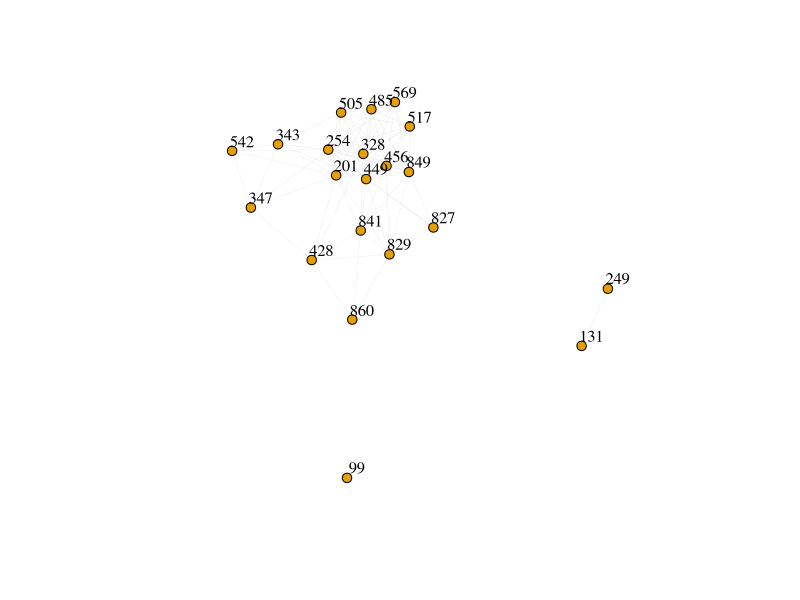
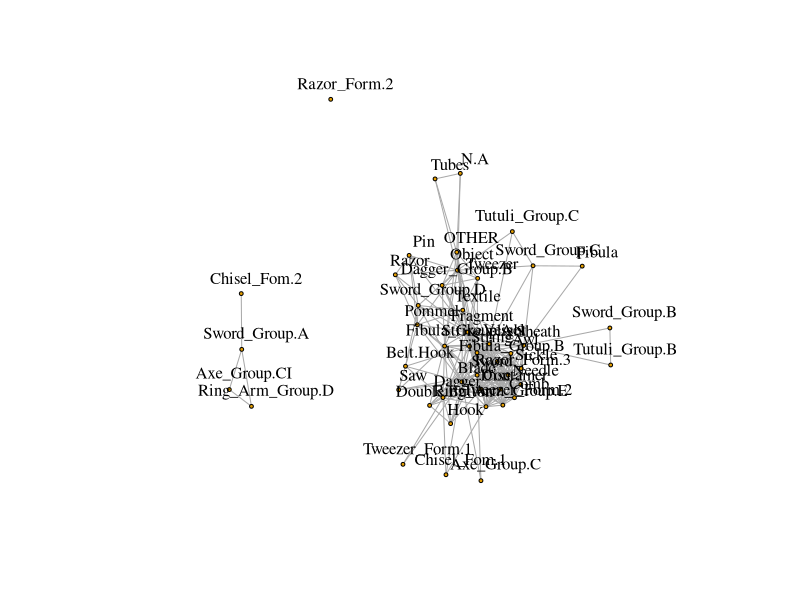
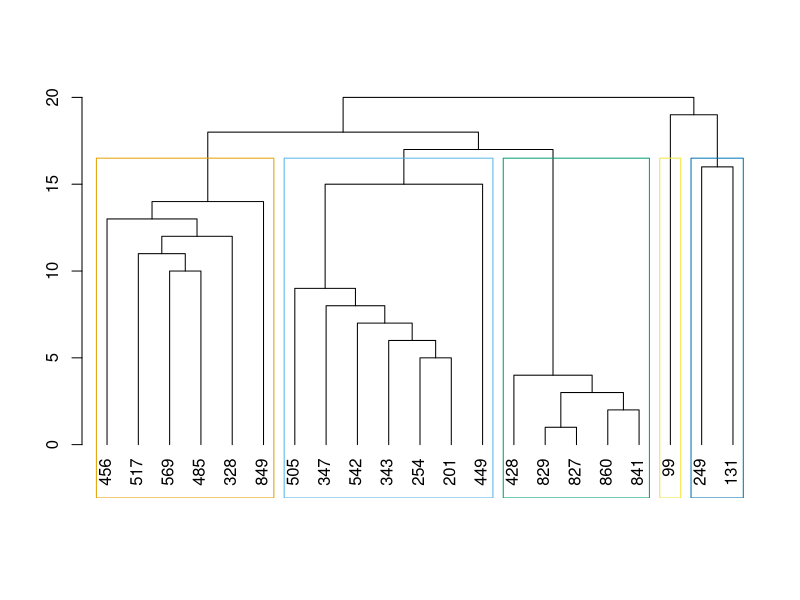
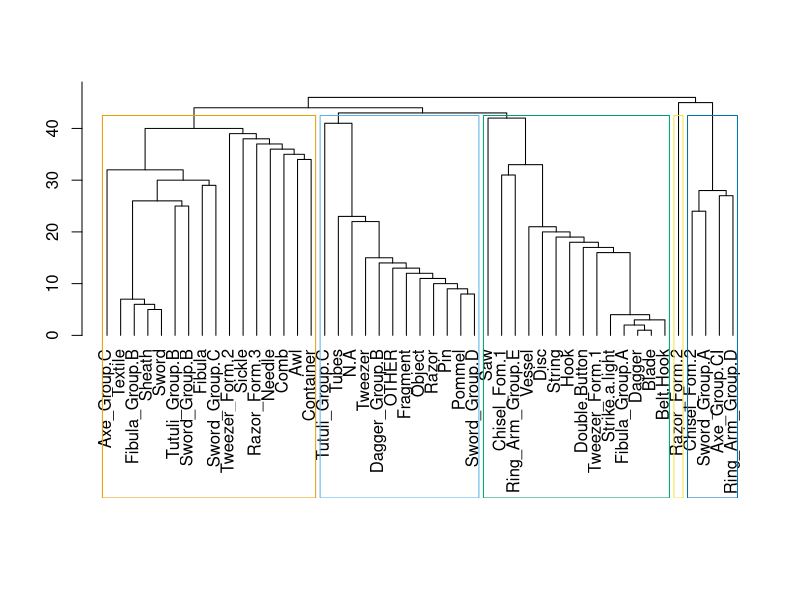
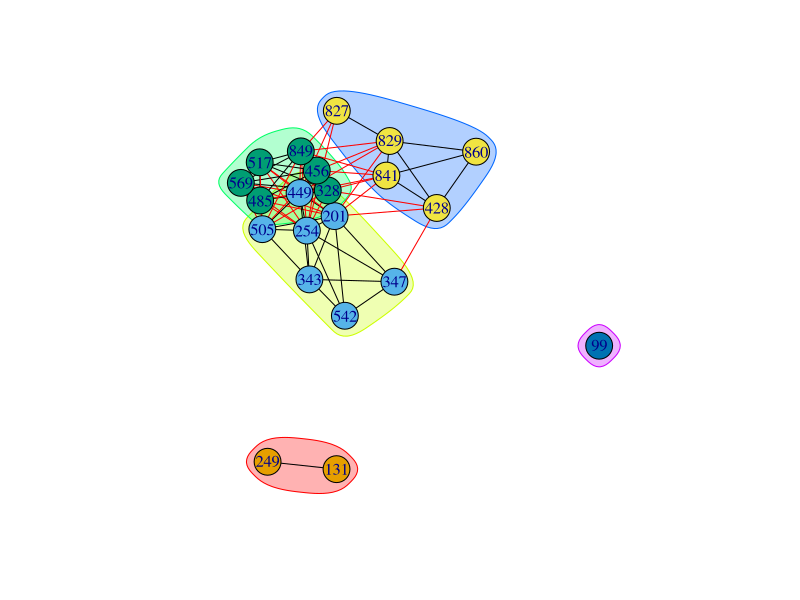
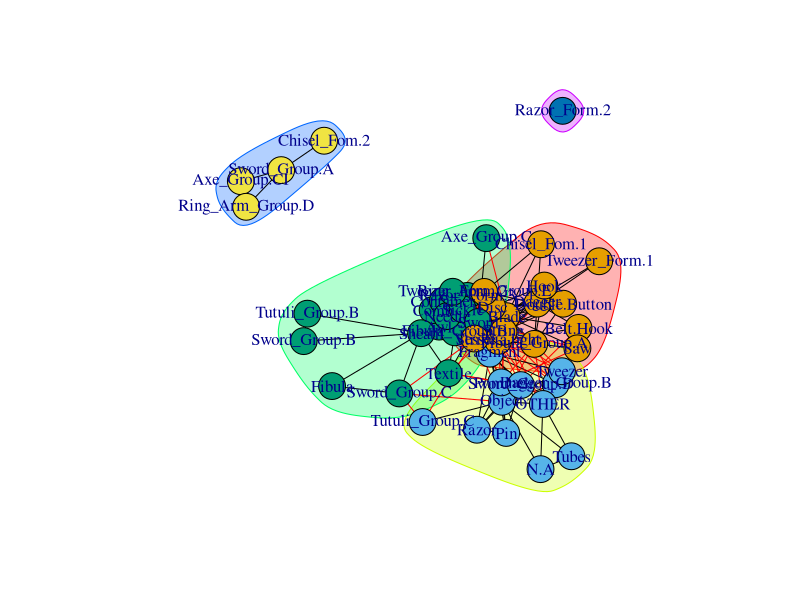

Source code (R) for these figures, in order:
library(igraph)
setwd("~/Dropbox/#PHD/DATA ANALYSIS/R/Egtved Contemporaries")
#Above is mac wd.For windows use setwd("C:/Users/Lofel/Dropbox/#PHD/DATA ANALYSIS/R/Egtved Contemporaries")
data <- read.csv("Male per II.csv", header = TRUE, row.names = 1, sep = ";")
incidencegraph <- graph_from_incidence_matrix(data)
burial.bp <- bipartite.projection(incidencegraph)
burial.bp

plot(burial.bp$proj1, vertex.label.color="black", vertex.label.dist=1, vertex.size=5, edge.width = 0.1)
plot(burial.bp$proj2, vertex.label.color="black", vertex.label.dist=1.5, vertex.size=2)
cfg1 <- cluster_fast_greedy(burial.bp$proj1)
cfg2 <- cluster_fast_greedy(burial.bp$proj2)
dendPlot(cfg1, mode="hclust")
dendPlot(cfg2, mode="hclust")
plot(cfg1, burial.bp$proj1)
plot(cfg2, burial.bp$proj2)
